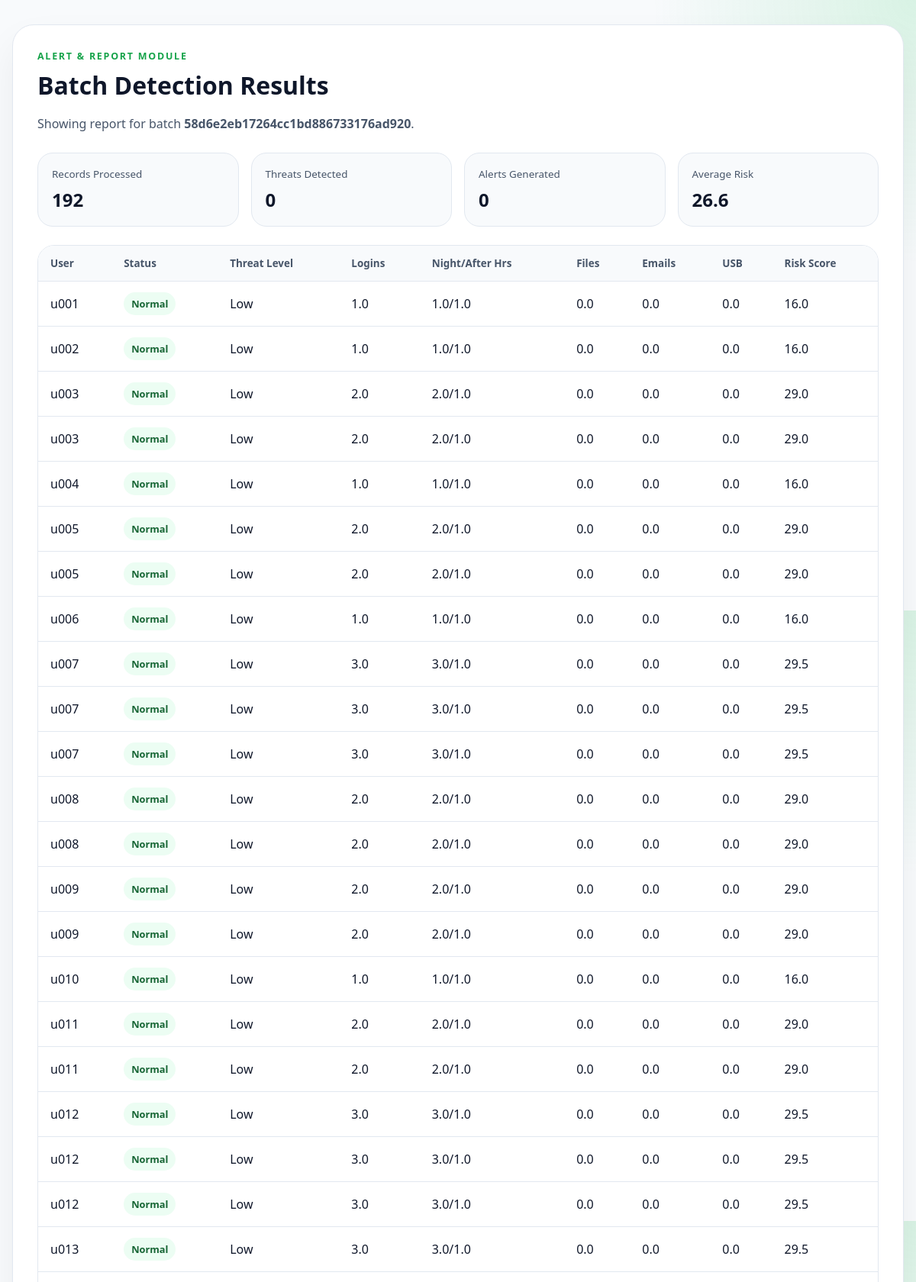
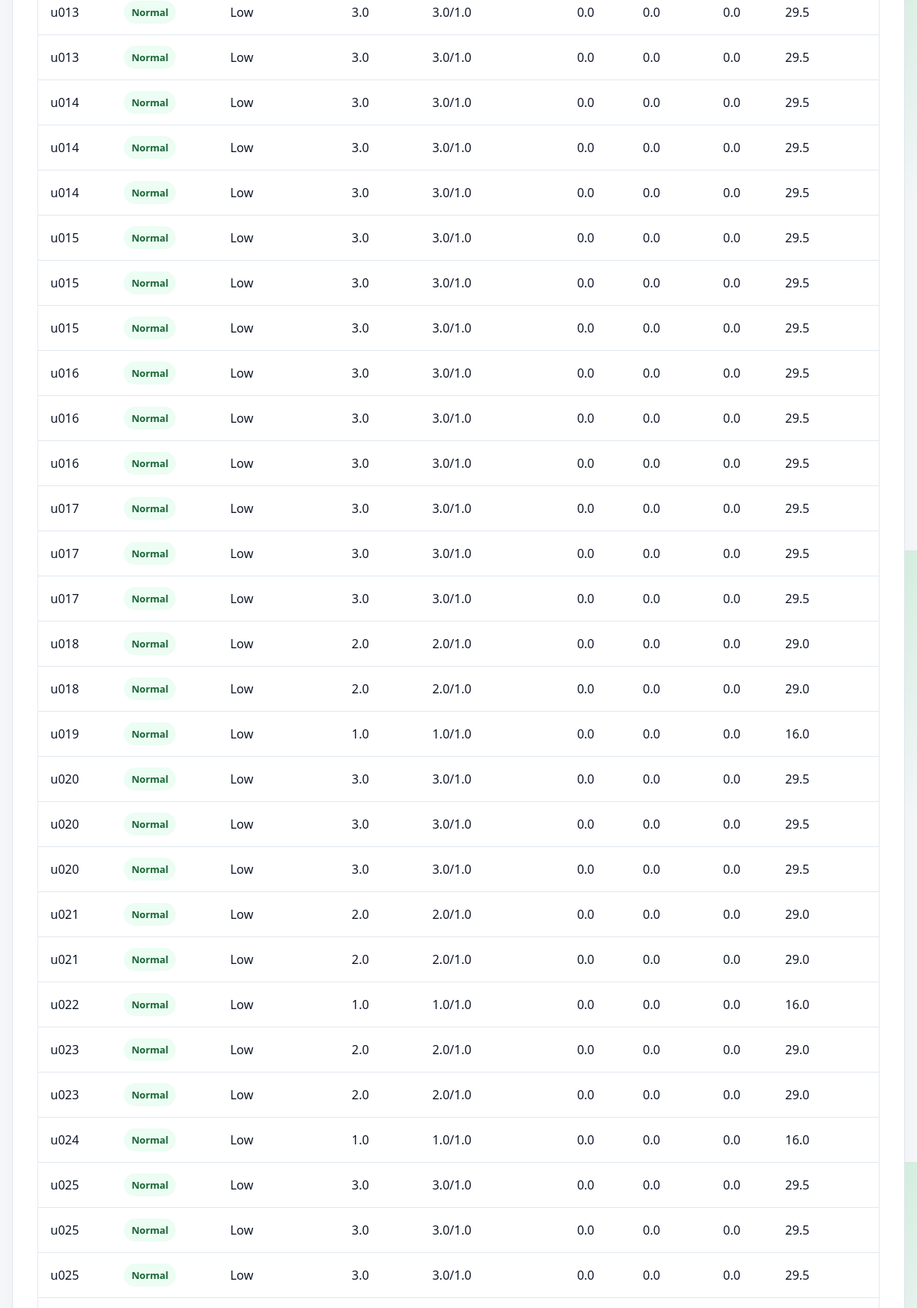
The page /results (signed in, upper part) on the database its author committed (2 pictures, top to bottom).
### models/log.py (models this page shows, shortened)
class Log(db.Model):
    __tablename__ = "logs"
    id = db.Column(db.Integer, primary_key=True)
    batch_id = db.Column(db.String(64), nullable=False, index=True)
    user_id = db.Column(db.Integer, db.ForeignKey("users.id"), nullable=False, index=True)
    event_timestamp = db.Column(db.DateTime, nullable=True, index=True)
    login_frequency = db.Column(db.Float, nullable=False, default=0.0)
    after_hours_activity = db.Column(db.Float, nullable=False, default=0.0)
    night_login_count = db.Column(db.Float, nullable=False, default=0.0)
    file_access_count = db.Column(db.Float, nullable=False, default=0.0)
    email_activity_count = db.Column(db.Float, nullable=False, default=0.0)
    usb_usage_count = db.Column(db.Float, nullable=False, default=0.0)
    anomaly_flag = db.Column(db.Boolean, nullable=False, default=False)
    threat_level = db.Column(db.String(20), nullable=False, default="low")
    source_filename = db.Column(db.String(255), nullable=True)
    raw_record = db.Column(db.JSON, nullable=False)
    created_at = db.Column(db.DateTime, nullable=False, server_default=func.now())
    user = db.relationship("User", back_populates="logs")
    risk_score = db.relationship("RiskScore", back_populates="log", uselist=False, cascade="all, delete-orphan")
    alerts = db.relationship("Alert", back_populates="log", lazy=True, cascade="all, delete-orphan")

### models/user.py (models this page shows, shortened)
class User(db.Model):
    __tablename__ = "users"
    id = db.Column(db.Integer, primary_key=True)
    username = db.Column(db.String(80), unique=True, nullable=False, index=True)
    email = db.Column(db.String(120), unique=True, nullable=False, index=True)
    password_hash = db.Column(db.String(255), nullable=False)
    first_name = db.Column(db.String(100), nullable=True)
    last_name = db.Column(db.String(100), nullable=True)
    role = db.Column(db.String(50), nullable=False, default="analyst")
    created_at = db.Column(db.DateTime, nullable=False, server_default=func.now())
    logs = db.relationship("Log", back_populates="user", lazy=True)

### app.py (the view)
    @app.route("/results", methods=["GET"])
    @_login_required
    def results():
        batch_id = request.args.get("batch_id")
        if not batch_id:
            batch_id, _ = _latest_batch_logs()
        if not batch_id:
            return render_template("results.html", summary=None, rows=[], batch_id=None)
        logs = (
            Log.query.filter_by(batch_id=batch_id)
            .order_by(Log.id.asc())
            .all()
        )
        rows = [_serialize_result_row(log) for log in logs]
        summary = {
            "Records Processed": len(rows),
            "Threats Detected": sum(1 for log in logs if log.anomaly_flag),
            "Alerts Generated": sum(1 for log in logs if log.risk_score and log.risk_score.score >= ALERT_THRESHOLD),
            "Average Risk": round(
                sum(log.risk_score.score for log in logs if log.risk_score) / max(len(rows), 1),
                2,
            ),
        }
        return render_template("results.html", summary=summary, rows=rows, batch_id=batch_id)

### app.py (called while the page is built)
def _current_user():
    user_id = session.get("user_id")
    if not user_id:
        return None
    return db.session.get(User, user_id)

def _login_required(view):
    @wraps(view)
    def wrapped_view(*args, **kwargs):
        if _current_user() is None:
            flash("Please sign in to continue.", "error")
            return redirect(url_for("login_page"))
        return view(*args, **kwargs)
    return wrapped_view

def _serialize_result_row(log: Log) -> dict:
    user = log.user.username if log.user else str(log.user_id)
    score = log.risk_score.score if log.risk_score else 0.0
    return {
        "user": user,
        "login_frequency": round(float(log.login_frequency), 2),
        "after_hours_activity": round(float(log.after_hours_activity), 2),
        "night_login_count": round(float(log.night_login_count), 2),
        "file_access_count": round(float(log.file_access_count), 2),
        "email_activity_count": round(float(log.email_activity_count), 2),
        "usb_usage_count": round(float(log.usb_usage_count), 2),
        "threat_level": str(log.threat_level).title(),
        "risk_score": round(float(score), 2),
        "status": "Threat" if log.anomaly_flag else "Normal",
    }

def _latest_batch_logs():
    latest_log = Log.query.order_by(Log.created_at.desc(), Log.id.desc()).first()
    if latest_log is None:
        return None, []
    batch_logs = (
        Log.query.filter_by(batch_id=latest_log.batch_id)
        .order_by(Log.id.asc())
        .all()
    )
    return latest_log.batch_id, batch_logs

### templates/results.html (shortened to what this page needs)
<!DOCTYPE html>
<html lang="en">
<head>
</head>
<body>
    <div class="container">
        <div class="eyebrow">Alert & Report Module</div>
        <h2>Batch Detection Results</h2>
        <p>{% if batch_id %}Showing report for batch <strong>{{ batch_id }}</strong>.{% else %}No processed batch is loaded yet.{% endif %}</p>
        {% if rows %}
        <div class="summary">
            {% for label, count in summary.items() %}
            <div class="pill">
                <span>{{ label }}</span>
                <strong>{{ count }}</strong>
            </div>
            {% endfor %}
        </div>
        <div class="table-wrap">
            <table>
                <thead>
                    <tr>
                        <th>User</th>
                        <th>Status</th>
                        <th>Threat Level</th>
                        <th>Logins</th>
                        <th>Night/After Hrs</th>
                        <th>Files</th>
                        <th>Emails</th>
                        <th>USB</th>
                        <th>Risk Score</th>
                    </tr>
                </thead>
                <tbody>
                    {% for row in rows %}
                    <tr>
                        <td>{{ row.user }}</td>
                        <td><span class="tag {{ 'threat' if row.status == 'Threat' else 'normal' }}">{{ row.status }}</span></td>
                        <td>{{ row.threat_level }}</td>
                        <td>{{ row.login_frequency }}</td>
                        <td>{{ row.night_login_count }}/{{ row.after_hours_activity }}</td>
                        <td>{{ row.file_access_count }}</td>
                        <td>{{ row.email_activity_count }}</td>
                        <td>{{ row.usb_usage_count }}</td>
                        <td>{{ row.risk_score }}</td>
                    </tr>
                    {% endfor %}
                </tbody>
            </table>
        </div>
        {% else %}
        <div class="empty">
            <p>No processed dataset is available yet. Upload a CSV file to generate alerts, risk scores, and reports.</p>
        </div>
        {% endif %}
    </div>
</body>
</html>

### templates/results.html (style rules this page uses)
:root { --green: #16a34a; --green-dark: #166534; --slate: #475569; --bg: #f8fafc; --panel: #ffffff; --border: #cbd5e1; --danger-bg: #fff1f2; --danger-text: #dc2626; --safe-bg: #ecfdf3; --safe-text: #166534; }
* { box-sizing: border-box; font-family: "Segoe UI", sans-serif; }
body { margin: 0; background: radial-gradient(circle at top right, rgba(34, 197, 94, 0.15), transparent 24%), var(--bg); color: #0f172a; padding: 32px 16px; }
.container { max-width: 1180px; margin: 0 auto; background: var(--panel); border-radius: 28px; padding: 32px; border: 1px solid #e2e8f0; box-shadow: 0 24px 50px rgba(15, 23, 42, 0.06); }
.eyebrow { color: var(--green); text-transform: uppercase; letter-spacing: 0.14em; font-size: 0.78rem; font-weight: 700; margin-bottom: 8px; }
h2 { margin: 0 0 8px; font-size: 2rem; }
p { color: var(--slate); line-height: 1.7; }
.summary { display: grid; grid-template-columns: repeat(4, minmax(0, 1fr)); gap: 16px; margin: 24px 0; }
.pill { padding: 18px; border-radius: 20px; background: #f8fafc; border: 1px solid #e2e8f0; }
.pill span { display: block; color: var(--slate); font-size: 0.84rem; margin-bottom: 8px; }
.pill strong { font-size: 1.5rem; }
.table-wrap { overflow-x: auto; border: 1px solid #e2e8f0; border-radius: 22px; }
table { width: 100%; border-collapse: collapse; background: #fff; }
th, td { padding: 14px 16px; text-align: left; border-bottom: 1px solid #e2e8f0; }
th { background: #f8fafc; color: var(--slate); font-size: 0.84rem; }
.tag { display: inline-block; padding: 6px 10px; border-radius: 999px; font-size: 0.8rem; font-weight: 700; }
.tag.normal { background: var(--safe-bg); color: var(--safe-text); }

### rows shown on the page
Log: batch "58d6e2eb17264cc1bd886733176ad920"
User: user "u001", status "Normal", threat_level "Low", login_frequency "1.0", night_login_count "1.0", after_hours_activity "1.0", file_access_count "0.0", email_activity_count "0.0", usb_usage_count "0.0", risk_score "16.0"
User: user "u002", status "Normal", threat_level "Low", login_frequency "1.0", night_login_count "1.0", after_hours_activity "1.0", file_access_count "0.0", email_activity_count "0.0", usb_usage_count "0.0", risk_score "16.0"
User: user "u003", status "Normal", threat_level "Low", login_frequency "2.0", night_login_count "2.0", after_hours_activity "1.0", file_access_count "0.0", email_activity_count "0.0", usb_usage_count "0.0", risk_score "29.0"
User: user "u004", status "Normal", threat_level "Low", login_frequency "1.0", night_login_count "1.0", after_hours_activity "1.0", file_access_count "0.0", email_activity_count "0.0", usb_usage_count "0.0", risk_score "16.0"
User: user "u005", status "Normal", threat_level "Low", login_frequency "2.0", night_login_count "2.0", after_hours_activity "1.0", file_access_count "0.0", email_activity_count "0.0", usb_usage_count "0.0", risk_score "29.0"
User: user "u006", status "Normal", threat_level "Low", login_frequency "1.0", night_login_count "1.0", after_hours_activity "1.0", file_access_count "0.0", email_activity_count "0.0", usb_usage_count "0.0", risk_score "16.0"
User: user "u007", status "Normal", threat_level "Low", login_frequency "3.0", night_login_count "3.0", after_hours_activity "1.0", file_access_count "0.0", email_activity_count "0.0", usb_usage_count "0.0", risk_score "29.5"
User: user "u008", status "Normal", threat_level "Low", login_frequency "2.0", night_login_count "2.0", after_hours_activity "1.0", file_access_count "0.0", email_activity_count "0.0", usb_usage_count "0.0", risk_score "29.0"
User: user "u009", status "Normal", threat_level "Low", login_frequency "2.0", night_login_count "2.0", after_hours_activity "1.0", file_access_count "0.0", email_activity_count "0.0", usb_usage_count "0.0", risk_score "29.0"
User: user "u010", status "Normal", threat_level "Low", login_frequency "1.0", night_login_count "1.0", after_hours_activity "1.0", file_access_count "0.0", email_activity_count "0.0", usb_usage_count "0.0", risk_score "16.0"
User: user "u011", status "Normal", threat_level "Low", login_frequency "2.0", night_login_count "2.0", after_hours_activity "1.0", file_access_count "0.0", email_activity_count "0.0", usb_usage_count "0.0", risk_score "29.0"
User: user "u012", status "Normal", threat_level "Low", login_frequency "3.0", night_login_count "3.0", after_hours_activity "1.0", file_access_count "0.0", email_activity_count "0.0", usb_usage_count "0.0", risk_score "29.5"
User: user "u013", status "Normal", threat_level "Low", login_frequency "3.0", night_login_count "3.0", after_hours_activity "1.0", file_access_count "0.0", email_activity_count "0.0", usb_usage_count "0.0", risk_score "29.5"
User: user "u014", status "Normal", threat_level "Low", login_frequency "3.0", night_login_count "3.0", after_hours_activity "1.0", file_access_count "0.0", email_activity_count "0.0", usb_usage_count "0.0", risk_score "29.5"
User: user "u015", status "Normal", threat_level "Low", login_frequency "3.0", night_login_count "3.0", after_hours_activity "1.0", file_access_count "0.0", email_activity_count "0.0", usb_usage_count "0.0", risk_score "29.5"
User: user "u016", status "Normal", threat_level "Low", login_frequency "3.0", night_login_count "3.0", after_hours_activity "1.0", file_access_count "0.0", email_activity_count "0.0", usb_usage_count "0.0", risk_score "29.5"
User: user "u017", status "Normal", threat_level "Low", login_frequency "3.0", night_login_count "3.0", after_hours_activity "1.0", file_access_count "0.0", email_activity_count "0.0", usb_usage_count "0.0", risk_score "29.5"
User: user "u018", status "Normal", threat_level "Low", login_frequency "2.0", night_login_count "2.0", after_hours_activity "1.0", file_access_count "0.0", email_activity_count "0.0", usb_usage_count "0.0", risk_score "29.0"
User: user "u019", status "Normal", threat_level "Low", login_frequency "1.0", night_login_count "1.0", after_hours_activity "1.0", file_access_count "0.0", email_activity_count "0.0", usb_usage_count "0.0", risk_score "16.0"
User: user "u020", status "Normal", threat_level "Low", login_frequency "3.0", night_login_count "3.0", after_hours_activity "1.0", file_access_count "0.0", email_activity_count "0.0", usb_usage_count "0.0", risk_score "29.5"
User: user "u021", status "Normal", threat_level "Low", login_frequency "2.0", night_login_count "2.0", after_hours_activity "1.0", file_access_count "0.0", email_activity_count "0.0", usb_usage_count "0.0", risk_score "29.0"
User: user "u022", status "Normal", threat_level "Low", login_frequency "1.0", night_login_count "1.0", after_hours_activity "1.0", file_access_count "0.0", email_activity_count "0.0", usb_usage_count "0.0", risk_score "16.0"
User: user "u023", status "Normal", threat_level "Low", login_frequency "2.0", night_login_count "2.0", after_hours_activity "1.0", file_access_count "0.0", email_activity_count "0.0", usb_usage_count "0.0", risk_score "29.0"
User: user "u024", status "Normal", threat_level "Low", login_frequency "1.0", night_login_count "1.0", after_hours_activity "1.0", file_access_count "0.0", email_activity_count "0.0", usb_usage_count "0.0", risk_score "16.0"
User: user "u025", status "Normal", threat_level "Low", login_frequency "3.0", night_login_count "3.0", after_hours_activity "1.0", file_access_count "0.0", email_activity_count "0.0", usb_usage_count "0.0", risk_score "29.5"

### other values the page prints
{{ label }} "Records Processed" "Threats Detected" "Alerts Generated" "Average Risk"
{{ count }} "192" "0" "0" "26.6"
